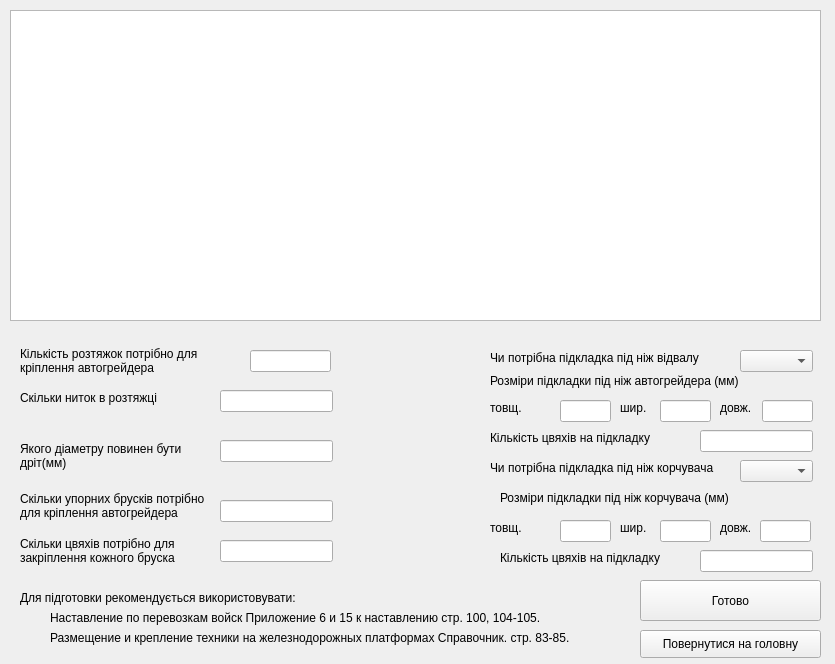
<?xml version="1.0" encoding="UTF-8"?>
<ui version="4.0">
 <class>MotorGrader_Form</class>
 <widget class="QWidget" name="MotorGrader_Form">
  <property name="geometry">
   <rect>
    <x>0</x>
    <y>0</y>
    <width>835</width>
    <height>664</height>
   </rect>
  </property>
  <property name="windowTitle">
   <string>Form</string>
  </property>
  <widget class="QGraphicsView" name="graphicsView">
   <property name="geometry">
    <rect>
     <x>10</x>
     <y>10</y>
     <width>811</width>
     <height>311</height>
    </rect>
   </property>
  </widget>
  <widget class="QLabel" name="label">
   <property name="geometry">
    <rect>
     <x>20</x>
     <y>340</y>
     <width>341</width>
     <height>41</height>
    </rect>
   </property>
   <property name="text">
    <string>Кількість розтяжок потрібно для
кріплення автогрейдера</string>
   </property>
  </widget>
  <widget class="QLabel" name="label_2">
   <property name="geometry">
    <rect>
     <x>20</x>
     <y>390</y>
     <width>191</width>
     <height>16</height>
    </rect>
   </property>
   <property name="text">
    <string>Скільки ниток в розтяжці</string>
   </property>
  </widget>
  <widget class="QLabel" name="label_3">
   <property name="geometry">
    <rect>
     <x>20</x>
     <y>440</y>
     <width>181</width>
     <height>31</height>
    </rect>
   </property>
   <property name="text">
    <string>Якого діаметру повинен бути
дріт(мм)</string>
   </property>
  </widget>
  <widget class="QLabel" name="label_4">
   <property name="geometry">
    <rect>
     <x>20</x>
     <y>490</y>
     <width>221</width>
     <height>31</height>
    </rect>
   </property>
   <property name="text">
    <string>Скільки упорних брусків потрібно
для кріплення автогрейдера</string>
   </property>
  </widget>
  <widget class="QLabel" name="label_5">
   <property name="geometry">
    <rect>
     <x>20</x>
     <y>530</y>
     <width>191</width>
     <height>41</height>
    </rect>
   </property>
   <property name="text">
    <string>Скільки цвяхів потрібно для
закріплення кожного бруска</string>
   </property>
  </widget>
  <widget class="QLabel" name="label_6">
   <property name="geometry">
    <rect>
     <x>20</x>
     <y>590</y>
     <width>301</width>
     <height>16</height>
    </rect>
   </property>
   <property name="text">
    <string>Для підготовки рекомендується використовувати:</string>
   </property>
  </widget>
  <widget class="QLabel" name="label_7">
   <property name="geometry">
    <rect>
     <x>50</x>
     <y>610</y>
     <width>541</width>
     <height>16</height>
    </rect>
   </property>
   <property name="text">
    <string>Наставление по перевозкам войск Приложение 6 и 15 к наставлению стр. 100, 104-105.</string>
   </property>
  </widget>
  <widget class="QLabel" name="label_8">
   <property name="geometry">
    <rect>
     <x>50</x>
     <y>630</y>
     <width>571</width>
     <height>16</height>
    </rect>
   </property>
   <property name="text">
    <string>Размещение и крепление техники на железнодорожных платформах Справочник. стр. 83-85.</string>
   </property>
  </widget>
  <widget class="QLabel" name="label_9">
   <property name="geometry">
    <rect>
     <x>490</x>
     <y>350</y>
     <width>231</width>
     <height>16</height>
    </rect>
   </property>
   <property name="text">
    <string>Чи потрібна підкладка під ніж відвалу</string>
   </property>
  </widget>
  <widget class="QLabel" name="label_10">
   <property name="geometry">
    <rect>
     <x>490</x>
     <y>370</y>
     <width>281</width>
     <height>21</height>
    </rect>
   </property>
   <property name="text">
    <string>Розміри підкладки під ніж автогрейдера (мм)</string>
   </property>
  </widget>
  <widget class="QLabel" name="label_11">
   <property name="geometry">
    <rect>
     <x>490</x>
     <y>400</y>
     <width>41</width>
     <height>16</height>
    </rect>
   </property>
   <property name="text">
    <string>товщ.</string>
   </property>
  </widget>
  <widget class="QLabel" name="label_12">
   <property name="geometry">
    <rect>
     <x>620</x>
     <y>400</y>
     <width>31</width>
     <height>16</height>
    </rect>
   </property>
   <property name="text">
    <string>шир.</string>
   </property>
  </widget>
  <widget class="QLabel" name="label_13">
   <property name="geometry">
    <rect>
     <x>720</x>
     <y>400</y>
     <width>41</width>
     <height>16</height>
    </rect>
   </property>
   <property name="text">
    <string>довж.</string>
   </property>
  </widget>
  <widget class="QLabel" name="label_14">
   <property name="geometry">
    <rect>
     <x>490</x>
     <y>430</y>
     <width>191</width>
     <height>16</height>
    </rect>
   </property>
   <property name="text">
    <string>Кількість цвяхів на підкладку</string>
   </property>
  </widget>
  <widget class="QLabel" name="label_15">
   <property name="geometry">
    <rect>
     <x>490</x>
     <y>460</y>
     <width>251</width>
     <height>16</height>
    </rect>
   </property>
   <property name="text">
    <string>Чи потрібна підкладка під ніж корчувача</string>
   </property>
  </widget>
  <widget class="QLabel" name="label_16">
   <property name="geometry">
    <rect>
     <x>500</x>
     <y>490</y>
     <width>261</width>
     <height>16</height>
    </rect>
   </property>
   <property name="text">
    <string>Розміри підкладки під ніж корчувача (мм)</string>
   </property>
  </widget>
  <widget class="QLabel" name="label_20">
   <property name="geometry">
    <rect>
     <x>500</x>
     <y>550</y>
     <width>181</width>
     <height>16</height>
    </rect>
   </property>
   <property name="text">
    <string>Кількість цвяхів на підкладку</string>
   </property>
  </widget>
  <widget class="QLabel" name="label_21">
   <property name="geometry">
    <rect>
     <x>490</x>
     <y>520</y>
     <width>41</width>
     <height>16</height>
    </rect>
   </property>
   <property name="text">
    <string>товщ.</string>
   </property>
  </widget>
  <widget class="QLabel" name="label_22">
   <property name="geometry">
    <rect>
     <x>620</x>
     <y>520</y>
     <width>31</width>
     <height>16</height>
    </rect>
   </property>
   <property name="text">
    <string>шир.</string>
   </property>
  </widget>
  <widget class="QLabel" name="label_23">
   <property name="geometry">
    <rect>
     <x>720</x>
     <y>520</y>
     <width>41</width>
     <height>16</height>
    </rect>
   </property>
   <property name="text">
    <string>довж.</string>
   </property>
  </widget>
  <widget class="QLineEdit" name="lineEdit">
   <property name="geometry">
    <rect>
     <x>250</x>
     <y>350</y>
     <width>81</width>
     <height>22</height>
    </rect>
   </property>
  </widget>
  <widget class="QLineEdit" name="lineEdit_2">
   <property name="geometry">
    <rect>
     <x>220</x>
     <y>390</y>
     <width>113</width>
     <height>22</height>
    </rect>
   </property>
  </widget>
  <widget class="QLineEdit" name="lineEdit_3">
   <property name="geometry">
    <rect>
     <x>220</x>
     <y>440</y>
     <width>113</width>
     <height>22</height>
    </rect>
   </property>
  </widget>
  <widget class="QLineEdit" name="lineEdit_4">
   <property name="geometry">
    <rect>
     <x>220</x>
     <y>500</y>
     <width>113</width>
     <height>22</height>
    </rect>
   </property>
  </widget>
  <widget class="QLineEdit" name="lineEdit_5">
   <property name="geometry">
    <rect>
     <x>220</x>
     <y>540</y>
     <width>113</width>
     <height>22</height>
    </rect>
   </property>
  </widget>
  <widget class="QLineEdit" name="lineEdit_6">
   <property name="geometry">
    <rect>
     <x>560</x>
     <y>400</y>
     <width>51</width>
     <height>22</height>
    </rect>
   </property>
  </widget>
  <widget class="QLineEdit" name="lineEdit_7">
   <property name="geometry">
    <rect>
     <x>660</x>
     <y>400</y>
     <width>51</width>
     <height>22</height>
    </rect>
   </property>
  </widget>
  <widget class="QLineEdit" name="lineEdit_8">
   <property name="geometry">
    <rect>
     <x>762</x>
     <y>400</y>
     <width>51</width>
     <height>22</height>
    </rect>
   </property>
  </widget>
  <widget class="QLineEdit" name="lineEdit_9">
   <property name="geometry">
    <rect>
     <x>700</x>
     <y>430</y>
     <width>113</width>
     <height>22</height>
    </rect>
   </property>
  </widget>
  <widget class="QComboBox" name="comboBox">
   <property name="geometry">
    <rect>
     <x>740</x>
     <y>350</y>
     <width>73</width>
     <height>22</height>
    </rect>
   </property>
  </widget>
  <widget class="QComboBox" name="comboBox_2">
   <property name="geometry">
    <rect>
     <x>740</x>
     <y>460</y>
     <width>73</width>
     <height>22</height>
    </rect>
   </property>
  </widget>
  <widget class="QLineEdit" name="lineEdit_10">
   <property name="geometry">
    <rect>
     <x>700</x>
     <y>550</y>
     <width>113</width>
     <height>22</height>
    </rect>
   </property>
  </widget>
  <widget class="QLineEdit" name="lineEdit_11">
   <property name="geometry">
    <rect>
     <x>560</x>
     <y>520</y>
     <width>51</width>
     <height>22</height>
    </rect>
   </property>
  </widget>
  <widget class="QLineEdit" name="lineEdit_12">
   <property name="geometry">
    <rect>
     <x>660</x>
     <y>520</y>
     <width>51</width>
     <height>22</height>
    </rect>
   </property>
  </widget>
  <widget class="QLineEdit" name="lineEdit_13">
   <property name="geometry">
    <rect>
     <x>760</x>
     <y>520</y>
     <width>51</width>
     <height>22</height>
    </rect>
   </property>
  </widget>
  <widget class="QPushButton" name="pushButton">
   <property name="geometry">
    <rect>
     <x>640</x>
     <y>580</y>
     <width>181</width>
     <height>41</height>
    </rect>
   </property>
   <property name="text">
    <string>Готово</string>
   </property>
  </widget>
  <widget class="QPushButton" name="pushButton_2">
   <property name="geometry">
    <rect>
     <x>640</x>
     <y>630</y>
     <width>181</width>
     <height>28</height>
    </rect>
   </property>
   <property name="text">
    <string>Повернутися на головну</string>
   </property>
  </widget>
 </widget>
 <resources/>
 <connections/>
</ui>
